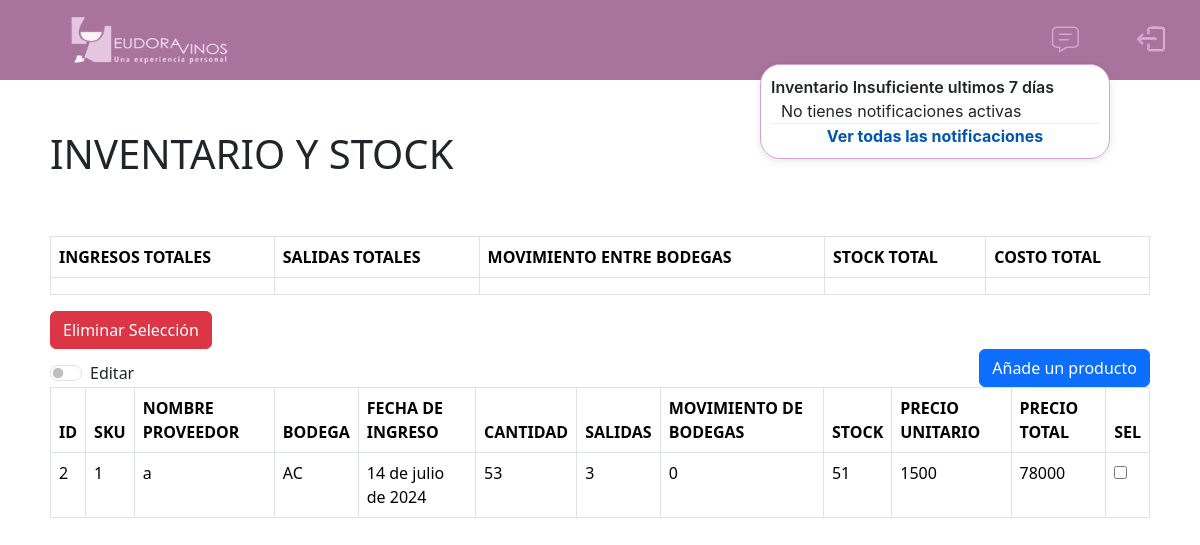
Before: /Inventario_Y_Stock/ (signed in) with the older database file.
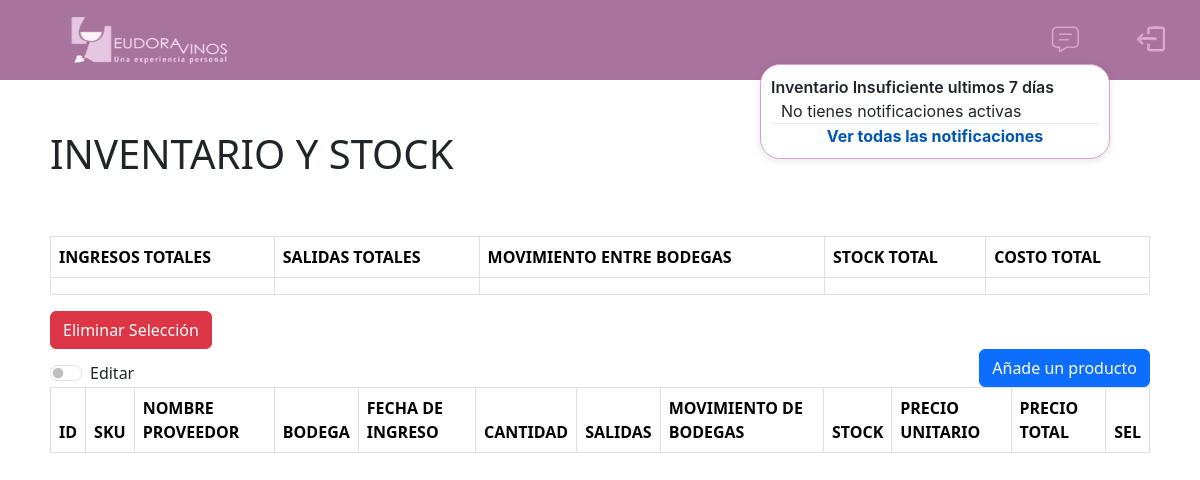
After: the same page with the newer database file.
### website/models.py (models this page shows, shortened)
class Inventario_Y_Stock(models.Model):
    id_inventario = models.AutoField(primary_key=True)
    SKU = models.ForeignKey(Producto, on_delete=models.CASCADE) # foreign key
    nombre_prov = models.ForeignKey(Proveedores, on_delete=models.CASCADE) # foreign key
    bodega = models.CharField(max_length=150)
    fecha_de_ingreso = models.DateField()
    cantidad = models.IntegerField() # es el ingreso
    salidas = models.IntegerField()
    mov_bodegas = models.IntegerField()
    stock = models.IntegerField() # stock total
    precio_unitario = models.IntegerField()
    precio_total = models.IntegerField()

class Producto(models.Model):
    SKU = models.CharField(primary_key=True, max_length=50, unique=True)
    tipo_producto = models.CharField(max_length=50)
    cepa= models.CharField(max_length=50, null=True)
    cosecha = models.CharField(max_length=50, null=True)
    nombre_producto = models.CharField(max_length=50, null=True)
    viña= models.CharField(max_length=150, null=True)
    def __str__(self):
        return self.SKU

class Proveedores(models.Model):
    nombre_prov = models.CharField(primary_key=True, unique=True, max_length=50)
    email_empresa = models.EmailField(null=True)
    telefono_empresa = models.IntegerField(null=True)
    def __str__(self):
        return self.nombre_prov

### website/views.py (the view)
# urls.py: path('Inventario_Y_Stock/', views.inventario_Y_Stock, name='Inventario_Y_Stock'), #muestra
@login_required
def inventario_Y_Stock(request):
    inventario_Y_stocks = Inventario_Y_Stock.objects.all()
    return render(request, 'Inventario_Y_Stock.html', {'inventario_Y_stocks': inventario_Y_stocks})

### website/context_processors.py (called while the page is built)
def notificaciones(request):
    fecha_limite = datetime.now().date() - timedelta(days=7)
    notificaciones_activas = Alerta_stock.objects.filter(fecha_alerta__gte=fecha_limite)
    return {'notificaciones_activas': notificaciones_activas}

### website/templates/Inventario_Y_Stock.html (shortened to what the changed rows need)
{% load static %}
{% include "base.html" %}
{% block content %}
    <div id="tablas-css">
        <link type="text/css" href='{% static "css/tablas.css" %}' rel="stylesheet"/>
        <div id="titulo-modelo">
            <h1>INVENTARIO Y STOCK</h1>
        </div>
        <div>
            <table id="totals-table" class="table table-bordered table-hover">
                <thead>
                    <tr>
                        <th>INGRESOS TOTALES</th>
                        <th>SALIDAS TOTALES</th>
                        <th>MOVIMIENTO ENTRE BODEGAS</th>
                        <th>STOCK TOTAL</th>
                        <th>COSTO TOTAL</th>
                    </tr>
                </thead>
            </table>
        </div>
        <table id="table" summary="tabla Inventario stock" class="table table-bordered table-hover dt-responsive">
            <thead>
            <tr class="listado">
                <th> ID </th>
                <th> SKU </th>
                <th> NOMBRE PROVEEDOR </th>
                <th> BODEGA </th>
                <th> FECHA DE INGRESO</th>
                <th> CANTIDAD</th>
                <th> SALIDAS </th>
                <th> MOVIMIENTO DE BODEGAS </th>
                <th> STOCK </th>
                <th> PRECIO UNITARIO </th>
                <th> PRECIO TOTAL </th>
                <th> SEL </th>
            </tr>
            </thead>
            <tbody>
                {% for inventario_Y_stock in inventario_Y_stocks %}
                <tr class="listado">
                    <td>{{ inventario_Y_stock.id_inventario }}</td>
                    <td>{{ inventario_Y_stock.SKU }}</td>
                    <td>{{ inventario_Y_stock.nombre_prov }}</td>
                    <td class="editable" data-id_inventario="{{ inventario_Y_stock.id_inventario }}" data-type="bodega">{{ inventario_Y_stock.bodega }}</td>
                    <td class="editable" data-id_inventario="{{ inventario_Y_stock.id_inventario }}" data-type="fecha_de_ingreso">{{ inventario_Y_stock.fecha_de_ingreso }}</td>
                    <td class="editable" data-id_inventario="{{ inventario_Y_stock.id_inventario }}" data-type="cantidad">{{ inventario_Y_stock.cantidad }}</td>
                    <td class="editable" data-id_inventario="{{ inventario_Y_stock.id_inventario }}" data-type="salidas">{{ inventario_Y_stock.salidas }}</td>
                    <td class="editable" data-id_inventario="{{ inventario_Y_stock.id_inventario }}" data-type="mov_bodega">{{ inventario_Y_stock.mov_bodegas }}</td>
                    <td data-id_inventario="{{ inventario_Y_stock.id_inventario }}" data-type="stock">{{ inventario_Y_stock.stock }}</td>
                    <td class="editable" data-id_inventario="{{ inventario_Y_stock.id_inventario }}" data-type="precio_unitario">{{ inventario_Y_stock.precio_unitario }}</td>
                    <td data-id_inventario="{{ inventario_Y_stock.id_inventario }}" data-type="precio_total">{{ inventario_Y_stock.precio_total }}</td>
                    <td>
                        <input type="checkbox" data-id_inventario="{{ inventario_Y_stock.id_inventario }}" name="seleccionar" id="seleccionar">
                    </td>
                </tr>
                {% endfor %}
            </tbody>
        </table>
    </div>
{% endblock %}

Changed rows visible on the page:
removed Inventario_Y_Stock: id_inventario "2", SKU "1", nombre_prov "a", bodega "AC", fecha_de_ingreso "14 de julio de 2024", cantidad "53", salidas "3", mov_bodegas "0", stock "51", precio_unitario "1500", precio_total "78000"
